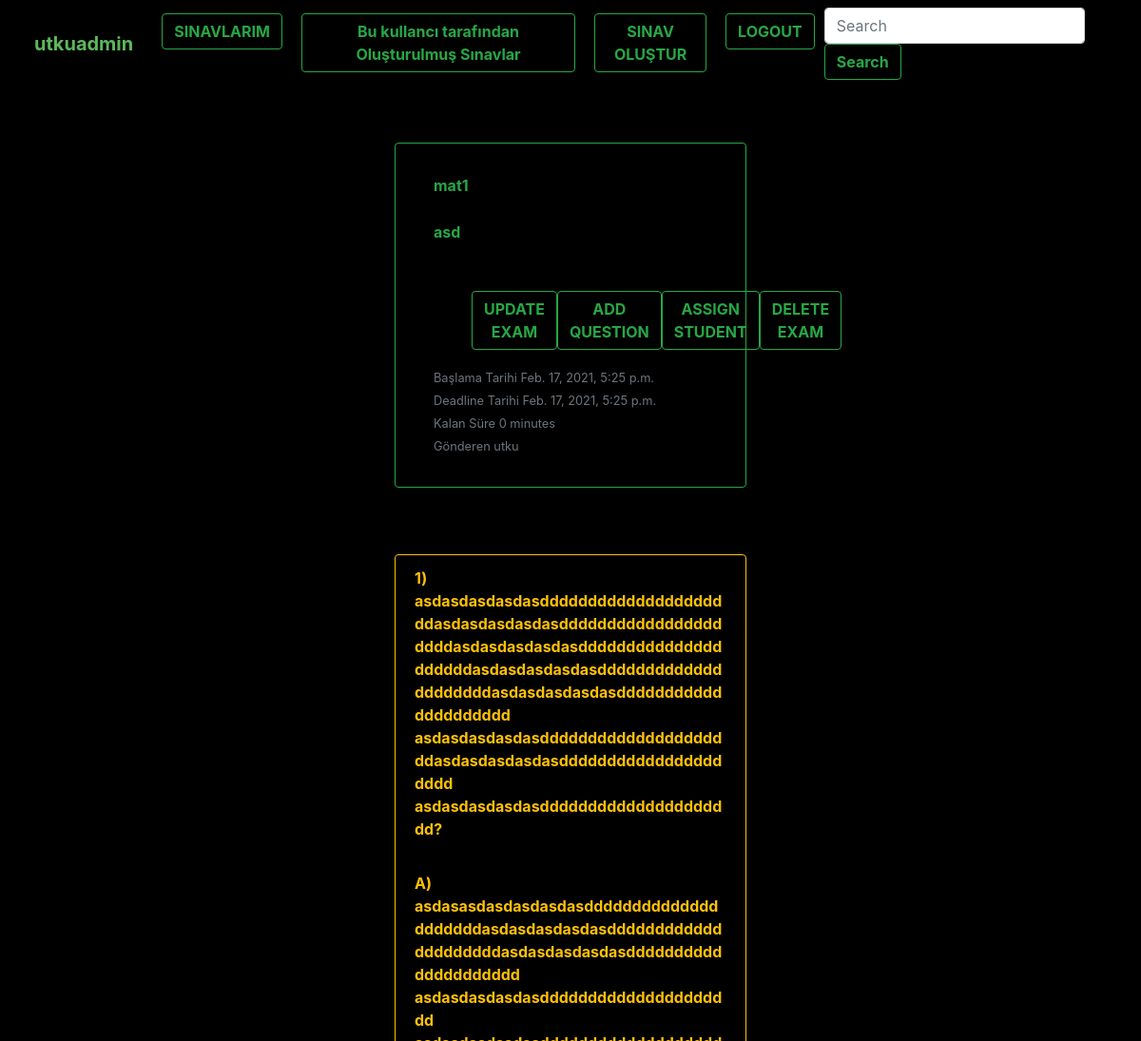
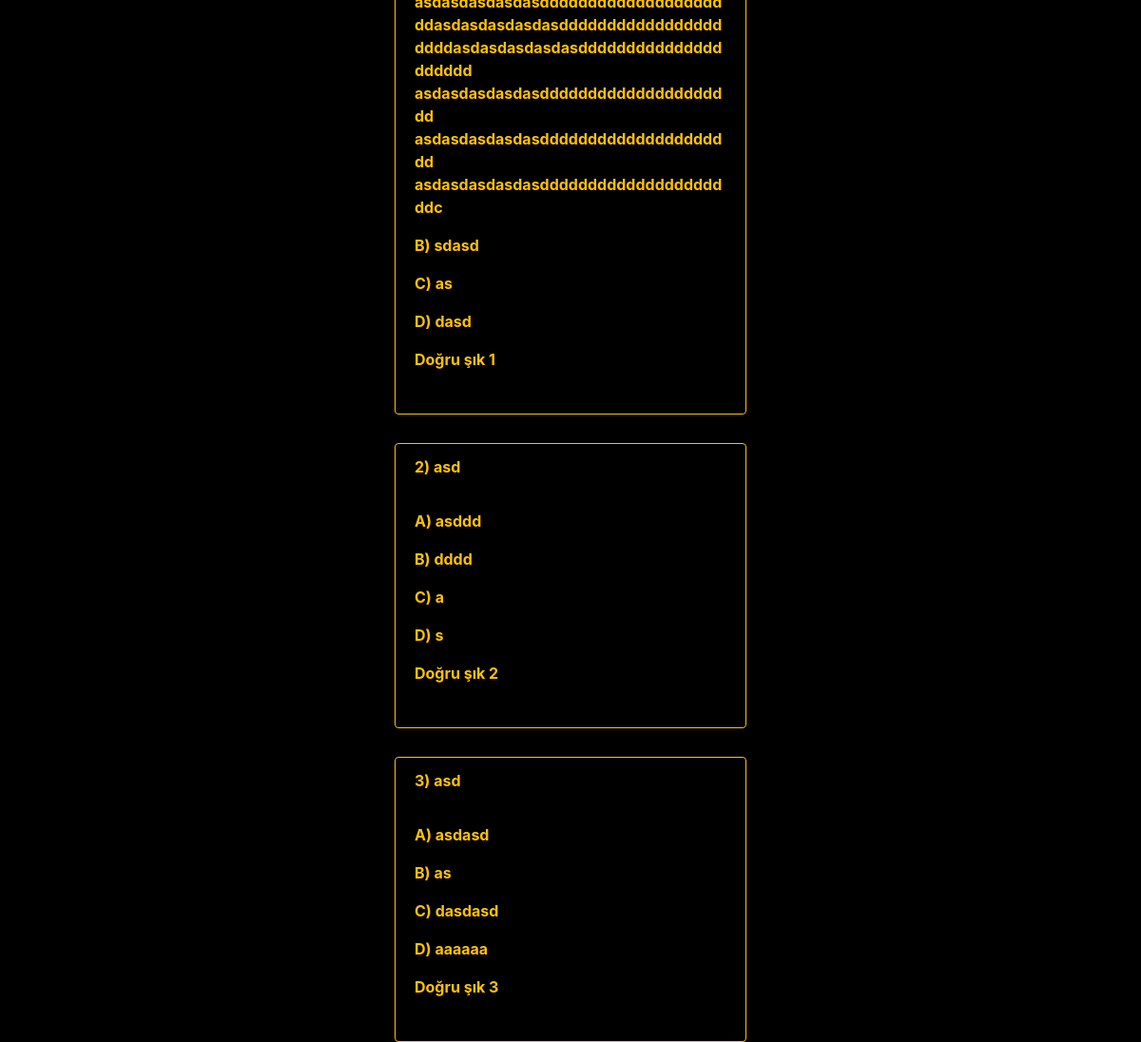
/exam/1 (signed in), run on the app's committed database (2 pictures, top to bottom).
### exam/models.py (models this page shows, shortened)
class Exam(models.Model):
    professor = models.ForeignKey('auth.User', verbose_name="Yayınlayan", on_delete=models.CASCADE ,related_name="exams")
    exam_course = models.CharField(max_length=120, verbose_name="Ders")
    exam_title = models.CharField(max_length=120, verbose_name="Başlık")
    publishing_date = models.DateTimeField(verbose_name="Yayınlanma Tarihi", auto_now_add=True)
    start_date = models.DateTimeField(verbose_name="Başlangıç Tarihi")
    deadline_date = models.DateTimeField(verbose_name="Bitiş Tarihi")
    assigned_students = models.ManyToManyField(User)
    def get_update_url(self):
        return  reverse('exam:update',kwargs={'id':self.id})
    def get_delete_url(self):
        return  reverse('exam:delete',kwargs={'id':self.id})
    def get_assign_question_url(self):
        return  reverse('exam:assign_question',kwargs={'id':self.id})
    def get_assign_student_url(self):
        return  reverse('exam:assign_student',kwargs={'id':self.id})
    class Meta:
        ordering=["publishing_date","id"]

class Question(models.Model):
    belonged_exam = models.ForeignKey("exam.Exam",related_name="belonged_exam",on_delete=models.CASCADE)
    question_content = models.TextField(verbose_name="Soru İçeriği")
    option_1 = models.TextField(verbose_name="Soru Şıkkı 1")
    option_2 = models.TextField(verbose_name="Soru Şıkkı 2")
    option_3 = models.TextField(verbose_name="Soru Şıkkı 3")
    option_4 = models.TextField(verbose_name="Soru Şıkkı 4")
    right_option = models.IntegerField(verbose_name="Doğru Şık")
    class Meta:
        ordering=["belonged_exam","id"]

### exam/views.py (the view)
# urls.py: path('<int:id>', exam_detail, name="detail"),
def exam_detail (request,id):
    if not request.user.is_authenticated:
        raise Http404()
    exam=get_object_or_404(Exam,id=id)
    context= {
        'exam':exam,
    }
    return render(request,"Exam/detail.html",context)

### templates/Exam/detail.html (shortened to what this page needs)
{% extends 'base.html' %}
{% block body %}
<div class="container col-lg-4 col-md-6 col-sm-12">
            <div class="card-deck " style="margin-top: 30px">
              <div class="card border-success bg-transparent" style="margin-bottom: 40px; padding: 20px">
                  <div class="card-header text-success" style="font-weight: bold">{{ exam.exam_course }}<br></div>
                  <div class="card-header text-success" style="font-weight: bold">{{ exam.exam_title }}<br></div>
                <div class="card-footer">
                    <br>
                    <ul class="btn-group "  style="list-style-type: none;">
                      <li>
                         <a href="{{exam.get_update_url}}"class="btn btn-outline-success" style="font-weight: bold">UPDATE EXAM</a>
                      </li>
                      <li>
                        <a href="{{exam.get_assign_question_url}}"class="btn btn-outline-success" style="font-weight: bold">ADD QUESTION</a>
                      </li>
                      <li>
                        <a href="{{exam.get_assign_student_url}}"class="btn btn-outline-success"  style="font-weight: bold" >ASSIGN STUDENT</a>
                      </li>
                      <li>
                        <a href="{{exam.get_delete_url}}"class="btn btn-outline-success"  style="font-weight: bold" >DELETE EXAM</a>
                      </li>
                    </ul>
                  <small class="text-muted"> Başlama Tarihi  {{ exam.start_date}} {{ exam.startdate|timesince }} </small>
                    <br>
                  <small class="text-muted"> Deadline Tarihi  {{ exam.deadline_date}}</small>
                    <br>
                  <small class="text-muted"> Kalan Süre   {{ exam.deadline_date|timeuntil }}</small>
                  <br>
                  <small class="text-muted"> Gönderen   {{ exam.professor}}   </small>
                </div>
              </div>
            <br><br><br>
            </div>
            {% for question in exam.belonged_exam.all %}
            <div class="card-deck " style="margin-top: 30px">
            <div class="card border-warning bg-transparent">
            <div class="card-header text-warning" style="font-weight: bold">{{forloop.counter}}) {{ question.question_content}}<br></div>
             <div class="card-body text-warning ">
                  <p class="card-text"  style="font-weight: bold">A) {{ question.option_1}}</p>
                  <p class="card-text"  style="font-weight: bold">B) {{ question.option_2}}</p>
                  <p class="card-text"  style="font-weight: bold">C) {{ question.option_3}}</p>
                  <p class="card-text"  style="font-weight: bold">D) {{ question.option_4}}</p>
                  <p class="card-text"  style="font-weight: bold">Doğru şık {{ question.right_option}}</p>
             </div>
             <div class="card-footer text-warning">
             </div>
            </div>
            </div>
            {% endfor %}
        </div>
{% endblock %}

### templates/header.html (shortened to what this page needs)
{% load static %}
<nav class="navbar fixed-top navbar-expand-lg navbar-dark " style="background-color: black">
  <div class="collapse navbar-collapse" id="navbarTogglerDemo03">
    <ul class="navbar-nav mr-auto mt-2 mt-lg-0">
        <li class="nav-item active">
        <h5 style="margin: 20px; font-weight: bold; color: #5cb85c" >{{ user.username }} {{ user.isStudent }} {{ user.role }}</h5>
      </li>
      <li class="nav-item active">
        <a href="{% url "exam:index" %}"class="btn btn-outline-success my-2 my-sm-0" style="margin: 10px; font-weight: bold">SINAVLARIM</a>
      </li>
      <li class="nav-item active">
        <a href="{% url "exam:index2" %}"class="btn btn-outline-success my-2 my-sm-0" style="margin: 10px; font-weight: bold">Bu kullancı tarafından Oluşturulmuş Sınavlar</a>
      </li>
      <li class="nav-item">
        <a href="{% url "exam:create" %}"class="btn btn-outline-success my-2 my-sm-0" style="margin: 10px; font-weight: bold">SINAV OLUŞTUR</a>
      </li>
      <li class="nav-item">
        <a href="{% url "accounts:logout" %}"class="btn btn-outline-success my-2 my-sm-0"  style="margin: 10px; font-weight: bold" >LOGOUT</a>
      </li>
    </ul>
    <form action={% url "exam:index" %} method="get" class="form-inline my-2 my-lg-0">
      <input class="form-control mr-sm-2" type="search" value="{{ request.GET.q }}" name="q" placeholder="Search" aria-label="Search">
      <button class="btn btn-outline-success my-2 my-sm-0" style="font-weight: bold" type="submit">Search</button>
    </form>
  </div>
</nav>

### exam/static/css/style.css (style rules this page uses)
body { padding-top: 120px; }

### templates/base.html (style rules this page uses)
body { background-color: black }

### data on the page
Exam: exam_course "mat1", exam_title "asd", start_date "Feb. 17, 2021, 5:25 p.m.", deadline_date "Feb. 17, 2021, 5:25 p.m.", deadline_date "0 minutes", professor "utku"
Question: question_content "asdasdasdasdasdddddddddddddddddddddasdasdasdasdasdddddddddddddddddddddasdasdasdasdasdddddddddddddddddddddasdasdasdasdasdddddddddddddddddddddasdasdasdasdasddddddddddddddddddddd asdasdasdasdasdddddddddddddddddddddasdasdasdasdasddddddddddddddddddddd asdasdasdasdasddddddddddddddddddddd?", option_1 "asdasasdasdasdasdasdddddddddddddddddddddasdasdasdasdasdddddddddddddddddddddasdasdasdasdasddddddddddddddddddddd asdasdasdasdasddddddddddddddddddddd asdasdasdasdasdddddddddddddddddddddasdasdasdasdasdddddddddddddddddddddasdasdasdasdasddddddddddddddddddddd asdasdasdasdasddddddddddddddddddddd asdasdasdasdasddddddddddddddddddddd asdasdasdasdasdddddddddddddddddddddc", option_2 "sdasd", option_3 "as", option_4 "dasd", right_option "1"
Question: question_content "asd", option_1 "asddd", option_2 "dddd", option_3 "a", option_4 "s", right_option "2"
Question: question_content "asd", option_1 "asdasd", option_2 "as", option_3 "dasdasd", option_4 "aaaaaa", right_option "3"

### other printed values
{{ user.username }} "utkuadmin"
